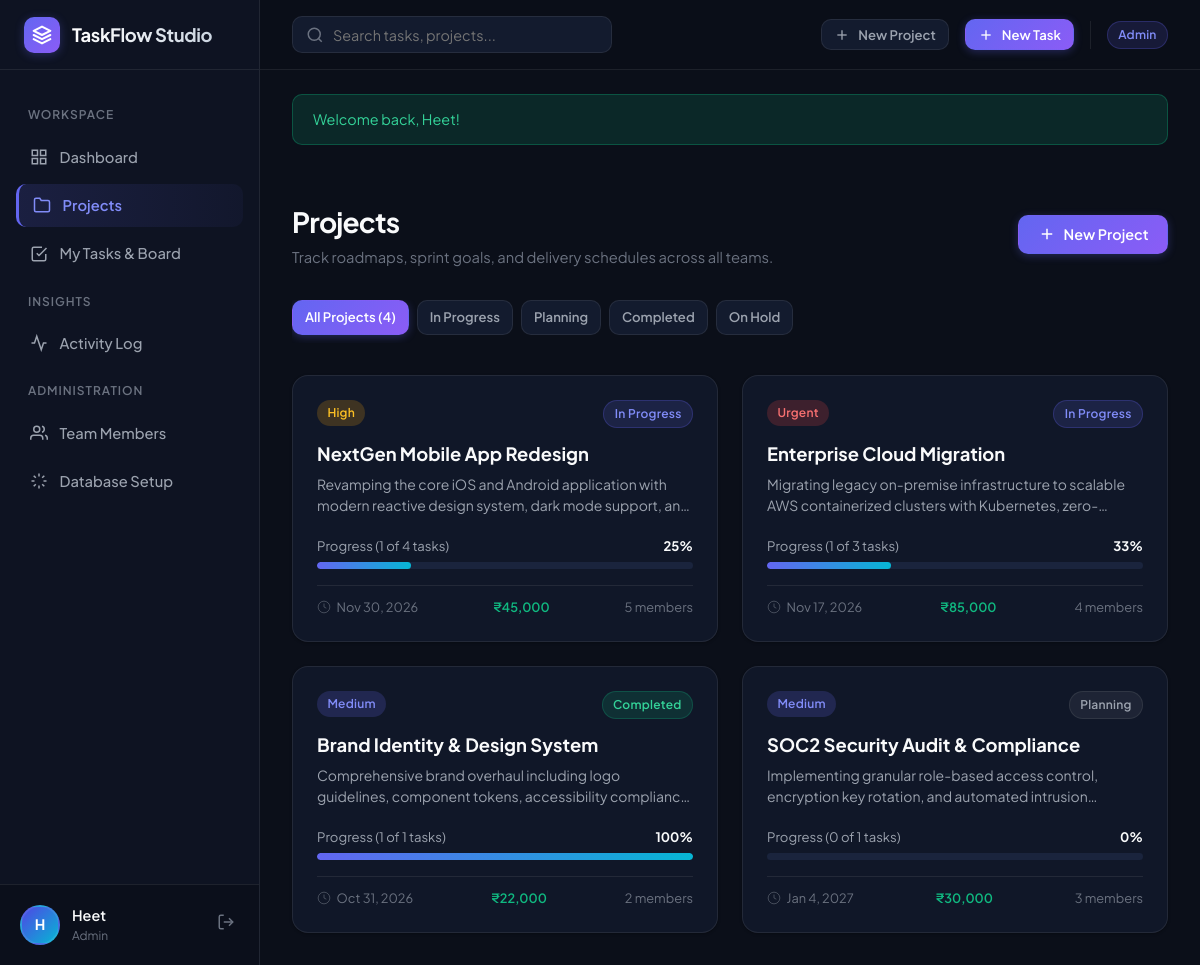
/projects.php (signed in), run on the app's committed database.
### tables this page shows
CREATE TABLE `projects` (
  `id` INT AUTO_INCREMENT PRIMARY KEY,
  `title` VARCHAR(150) NOT NULL,
  `description` TEXT DEFAULT NULL,
  `status` ENUM('planning', 'in_progress', 'completed', 'on_hold') NOT NULL DEFAULT 'in_progress',
  `priority` ENUM('low', 'medium', 'high', 'urgent') NOT NULL DEFAULT 'medium',
  `color` VARCHAR(20) DEFAULT '#6366f1',
  `start_date` DATE DEFAULT NULL,
  `due_date` DATE DEFAULT NULL,
  `budget` DECIMAL(10,2) DEFAULT 0.00,
  `created_by` INT NOT NULL,
  `created_at` DATETIME NOT NULL DEFAULT CURRENT_TIMESTAMP,
  `updated_at` DATETIME NOT NULL DEFAULT CURRENT_TIMESTAMP ON UPDATE CURRENT_TIMESTAMP,
  CONSTRAINT `fk_projects_created_by` FOREIGN KEY (`created_by`) REFERENCES `users` (`id`) ON DELETE CASCADE
);

### config/init.php (called while the page is built, shortened)
<?php
function isLoggedIn() {
    return isset($_SESSION['user_id']) && !empty($_SESSION['user_id']);
}
function getCurrentUser() {
    return [
        'id'     => $_SESSION['user_id'],
        'name'   => $_SESSION['user_name'] ?? 'User',
        'email'  => $_SESSION['user_email'] ?? '',
        'role'   => $_SESSION['user_role'] ?? 'member',
        'avatar' => $_SESSION['user_avatar'] ?? null
    ];
}

### projects.php (the view, shortened to what this page needs)
<?php
require_once __DIR__ . '/includes/header.php';
try {
    $pdo = getDBConnection(true);
    $filterStatus = $_GET['status'] ?? 'all';
    $sql = "
        SELECT p.*, u.name AS creator_name,
            (SELECT COUNT(*) FROM tasks WHERE project_id = p.id) AS task_count,
            (SELECT COUNT(*) FROM tasks WHERE project_id = p.id AND status = 'done') AS done_count,
            (SELECT COUNT(*) FROM project_members WHERE project_id = p.id) AS member_count
        FROM projects p
        LEFT JOIN users u ON p.created_by = u.id
    ";
    $params = [];
    $sql .= " ORDER BY p.created_at DESC";
    $stmt = $pdo->prepare($sql);
    $stmt->execute($params);
    $projects = $stmt->fetchAll();
} catch (Exception $e) {
    echo "<div class='alert alert-error'>Error fetching projects: " . htmlspecialchars($e->getMessage()) . "</div>";
    include __DIR__ . '/includes/footer.php';
    exit;
}
?>
<div class="page-content">
    <div class="page-header">
        <div>
            <h1 class="page-title">Projects</h1>
            <p class="page-subtitle">Track roadmaps, sprint goals, and delivery schedules across all teams.</p>
        </div>
        <div style="display: flex; gap: 0.75rem;">
            <?php if ($currentUser['role'] === 'admin' || $currentUser['role'] === 'manager'): ?>
                <button class="btn btn-primary" onclick="openModal('newProjectModal')">
                    <svg width="18" height="18" viewBox="0 0 24 24" fill="none" stroke="currentColor" stroke-width="2"><line x1="12" y1="5" x2="12" y2="19"/><line x1="5" y1="12" x2="19" y2="12"/></svg>
                    <span>New Project</span>
                </button>
            <?php endif; ?>
        </div>
    </div>
    <div style="display: flex; gap: 0.5rem; margin-bottom: 2rem; overflow-x: auto; padding-bottom: 0.5rem;">
        <a href="projects.php" class="btn btn-sm <?= ($filterStatus === 'all') ? 'btn-primary' : 'btn-secondary' ?>">
            All Projects (<?= count($projects) ?>)
        </a>
        <a href="projects.php?status=in_progress" class="btn btn-sm <?= ($filterStatus === 'in_progress') ? 'btn-primary' : 'btn-secondary' ?>">
            In Progress
        </a>
        <a href="projects.php?status=planning" class="btn btn-sm <?= ($filterStatus === 'planning') ? 'btn-primary' : 'btn-secondary' ?>">
            Planning
        </a>
        <a href="projects.php?status=completed" class="btn btn-sm <?= ($filterStatus === 'completed') ? 'btn-primary' : 'btn-secondary' ?>">
            Completed
        </a>
        <a href="projects.php?status=on_hold" class="btn btn-sm <?= ($filterStatus === 'on_hold') ? 'btn-primary' : 'btn-secondary' ?>">
            On Hold
        </a>
    </div>
    <?php if (empty($projects)): ?>
        <div class="card" style="text-align: center; padding: 3rem 1.5rem;">
            <svg width="48" height="48" viewBox="0 0 24 24" fill="none" stroke="currentColor" stroke-width="1.5" style="color: var(--text-muted); margin-bottom: 1rem;"><path d="M22 19a2 2 0 0 1-2 2H4a2 2 0 0 1-2-2V5a2 2 0 0 1 2-2h5l2 3h9a2 2 0 0 1 2 2z"/></svg>
            <h3 style="font-size: 1.15rem; font-weight: 700; margin-bottom: 0.5rem;">No projects found</h3>
            <p style="color: var(--text-secondary); margin-bottom: 1.5rem;">Get started by initializing a new project roadmap.</p>
            <button class="btn btn-primary" onclick="openModal('newProjectModal')">Create Project</button>
        </div>
    <?php else: ?>
        <div class="projects-grid">
            <?php foreach ($projects as $proj):
                $progress = $proj['task_count'] > 0 ? round(($proj['done_count'] / $proj['task_count']) * 100) : 0;
            ?>
                <div class="card project-card" onclick="window.location.href='project-detail.php?id=<?= $proj['id'] ?>'">
                    <div>
                        <div class="project-card-header">
                            <span class="badge priority-<?= $proj['priority'] ?>"><?= ucfirst($proj['priority']) ?></span>
                            <span class="badge badge-<?= $proj['status'] === 'completed' ? 'success' : ($proj['status'] === 'in_progress' ? 'indigo' : 'gray') ?>">
                                <?= ucwords(str_replace('_', ' ', $proj['status'])) ?>
                            </span>
                        </div>
                        <h2 class="project-card-title"><?= htmlspecialchars($proj['title']) ?></h2>
                        <p class="project-card-desc"><?= htmlspecialchars($proj['description'] ?: 'No description provided.') ?></p>
                    </div>
                    <div>
                        <div style="display: flex; justify-content: space-between; font-size: 0.82rem; margin-bottom: 0.4rem; color: var(--text-secondary);">
                            <span>Progress (<?= $proj['done_count'] ?> of <?= $proj['task_count'] ?> tasks)</span>
                            <span style="font-weight: 700; color: var(--text-main);"><?= $progress ?>%</span>
                        </div>
                        <div class="progress-bar-container">
                            <div class="progress-bar-fill" style="width: <?= $progress ?>%;"></div>
                        </div>
                        <div class="project-meta-row">
                            <div style="display: flex; align-items: center; gap: 0.35rem;">
                                <svg width="14" height="14" viewBox="0 0 24 24" fill="none" stroke="currentColor"><circle cx="12" cy="12" r="10"/><polyline points="12 6 12 12 16 14"/></svg>
                                <span><?= $proj['due_date'] ? date('M j, Y', strtotime($proj['due_date'])) : 'No due date' ?></span>
                            </div>
                            <?php if ($proj['budget'] > 0): ?>
                                <span style="color: var(--success); font-weight: 600;">₹<?= number_format($proj['budget']) ?></span>
                            <?php endif; ?>
                            <span><?= $proj['member_count'] ?> members</span>
                        </div>
                    </div>
                </div>
            <?php endforeach; ?>
        </div>
    <?php endif; ?>
</div>
<?php include __DIR__ . '/includes/footer.php'; ?>

### data on the page
projects: priority "High", status "In Progress", title "NextGen Mobile App Redesign", description "Revamping the core iOS and Android application with modern reactive design system, dark mode support,…", done_count "1", task_count "4", progress "25", due_date "Nov 30, 2026", budget "45,000", member_count "5"
projects: priority "Urgent", status "In Progress", title "Enterprise Cloud Migration", description "Migrating legacy on-premise infrastructure to scalable AWS containerized clusters with…", done_count "1", task_count "3", progress "33", due_date "Nov 17, 2026", budget "85,000", member_count "4"
projects: priority "Medium", status "Completed", title "Brand Identity & Design System", description "Comprehensive brand overhaul including logo guidelines, component tokens, accessibility…", done_count "1", task_count "1", progress "100", due_date "Oct 31, 2026", budget "22,000", member_count "2"
projects: priority "Medium", status "Planning", title "SOC2 Security Audit & Compliance", description "Implementing granular role-based access control, encryption key rotation, and automated…", done_count "0", task_count "1", progress "0", due_date "Jan 4, 2027", budget "30,000", member_count "3"

### other printed values
getInitials($currentUser['name'] ?? 'User') "H"
$currentUser['name'] "Heet"
$currentUser['role'] "Admin"
$flash['message'] "Welcome back, Heet!"
count($projects) "4"
